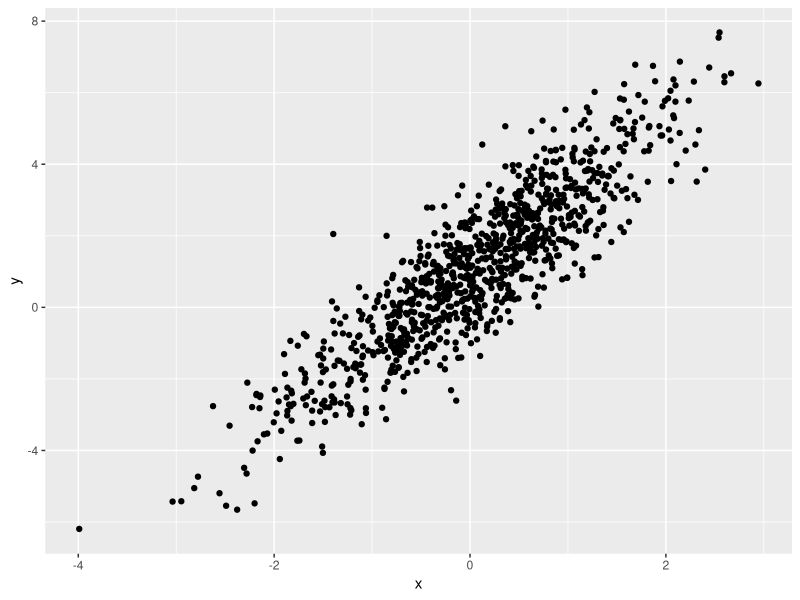

Write R code to recreate this figure.
## ---- chunk 1
library(tidyverse)
## ---- chunk 2
samp = rnorm(100)
length(samp)
## ---- chunk 3
plot_df=
  tibble(
    x=rnorm(n=1000),
    y=1+2*x+rnorm(n=1000)
  )

ggplot(plot_df, aes(x=x,y=y))+geom_point()
